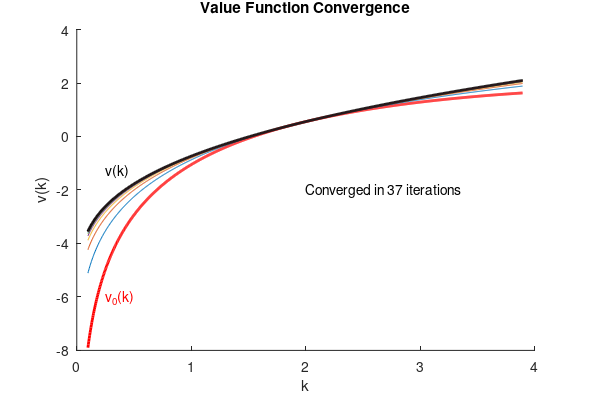
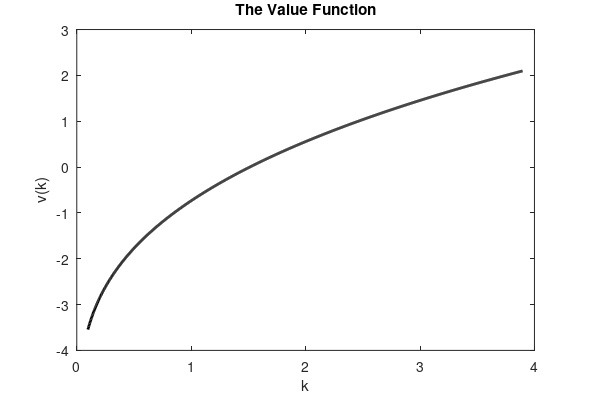

Here is the MATLAB script that generated these plots, in order:


%% Step 0: Preliminaries
clear
disp('-------------------------------------------------------------------')
disp(['Started: ' datestr(now)])
tic
%% Step 1: Choose parameter values
alpha = 0.33;
beta  = 0.90;
delta = 0.10;
%% Step 2: Solve for the steady-state capital
k_ss = ( alpha*beta/(1-beta*(1-delta)) )^(1/(1-alpha));%steady-state k
%% Step 3: Choose the state space for capital 
n = 1e3;
k_min = 0.05*k_ss;
k_max = 2.00*k_ss;
k_space = linspace(k_min,k_max,n)';
k = k_space; % size = [n 1]
K = repmat(k,1,n); % size = [n n]
K_prime = K';
%% Step 4: Choose the initial value function
% The initial value function
% Setting v0 = 0 works but it takes more iterations to converge
init_val = 2;
if init_val==1
    v0 = zeros(size(k));
elseif init_val==2
    v0 = log(k.^alpha - delta*k)./(1-beta);
else
    error("init_val must be 1 or 2")
end
    
%% Step 5: Update the value function
iter = 1;
conv = 0;
max_iter = 1e3;
tol = eps;

V = zeros(n,max_iter);
V(:,1) = v0;
while conv==0 && iter<max_iter
    %disp(iter);
    VK_prime = repmat(v0',n,1);
    C = K.^alpha + (1-delta)*K - K_prime;
    C = C.*(C>0) + eps*(C<=0);
    X = log(C) + beta*VK_prime;
    v1 = max(X,[],2);
    V(:,iter+1) = v1;
    %% Step 6: Check if the value function has converged
    if abs(v1-v0)<tol
        conv = 1;
        disp(['Converged in ' num2str(iter) ' iterations!'])
    else
        iter = iter + 1;
        v0 = v1;
    end
end
toc
%% Step 101: Plot the value function
figure('color','w','Units','centimeters','Position',[5 5 15 10]);
hold on
plot(k,V(:,1),'r','LineWidth',2);
for pp = 2:iter-1
    plot(k,V(:,pp));
end
plot(k,v1,'k','LineWidth',2);
hold off
xlabel('k');
ylabel('v(k)');
title('Value Function Convergence');
if init_val==1
    text(3.00,0.30,"v_0(k)",'Color','red')
    text(0.50,-2.1,"v(k)",'Color','black')
    text(2,-2,['Converged in ' num2str(iter) ' iterations'])
    set(gcf, 'PaperPositionMode', 'auto'); % The saved figure will have the same size as we see it on screen
    saveas(gcf,'valueiter1.pdf')
elseif init_val==2
    text(0.25,-6.00,"v_0(k)",'Color','red')
    text(0.25,-1.3,"v(k)",'Color','black')
    text(2,-2,['Converged in ' num2str(iter) ' iterations'])
    set(gcf, 'PaperPositionMode', 'auto'); % The saved figure will have the same size as we see it on screen
    saveas(gcf,'valueiter2.pdf')
end

figure('color','w','Units','centimeters','Position',[5 5 15 10]);
plot(k,v1,'k','LineWidth',2);
xlabel('k');
ylabel('v(k)');
title('The Value Function');
set(gcf, 'PaperPositionMode', 'auto'); % The saved figure will have the same size as we see it on screen
saveas(gcf,'valueiter3.pdf')

%% Step 102: Save the necessary files
save('valueiter.mat', 'k', 'v1')
%% Step 103: End
toc
disp(['Ended: ' datestr(now)])
disp('-------------------------------------------------------------------')
